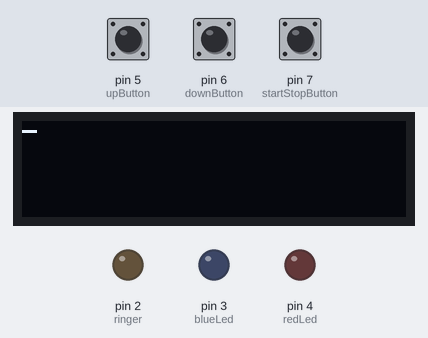
This sketch was run on a simulated Arduino Uno, built with avr-gcc and run on an emulated ATmega328P. Parts: 128×32 one-colour display, output pins drawn as LEDs (lit = HIGH). Inputs (shaded band) come from the test bench; at power-on: pin 5 (upButton) HIGH, pin 7 (startStopButton) HIGH, pin 6 (downButton) HIGH.

Above: at 4.2 s.
4.3 s: pin 5 (upButton) pulled LOW for 3.2 s
At 8.4 s:
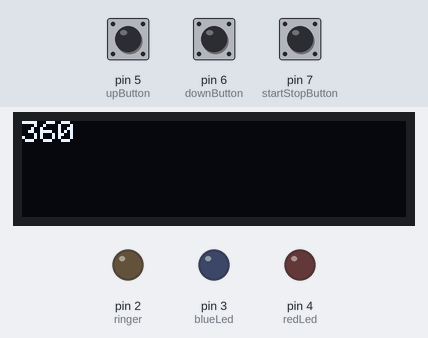
9.0 s: pin 7 (startStopButton) pulled LOW for 0.15 s
At 10.6 s:
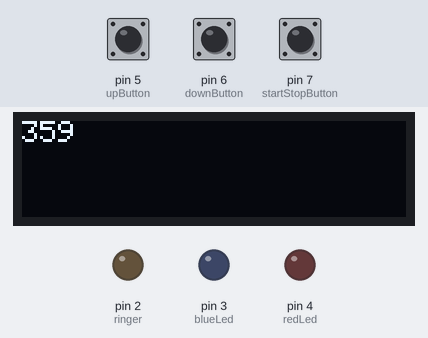
Timing chart, 0 to 12.1 s (numbered marks = the images above; inputs shaded):
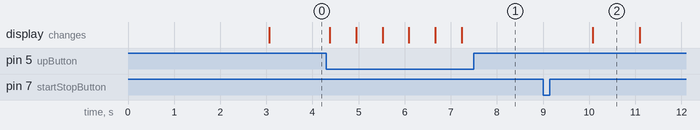

The sketch:

2018-09-KS-Tea-Counter.ino
```cpp
//************************************************************************************
// KS-Tea-Counter
//************************************************************************************
// Set the counter to the time your tea should brew and start it.
// After the set time the blue LED will be turned on. After the waitingTimeOne the
// red LED will be turned on. After the waitingTimeTwo the blue led will be activated.
// Then both leds start to blink first slowly then fast - at the end the ringer is for
// the ringerTime active.
// Automatic counter reset to 0 after ringer has been activated.
//************************************************************************************
// Configuration variables
//************************************************************************************
// The time after which the red led is turned on
int waitingTimeOne = 3000;

// The time after which the blinker will be activated
int waitingTimeTwo = 4000;

// Time the ringer will be acitve
int ringerTime = 500;

//************************************************************************************
// LIBRARIES, DEFINES, INITIALIZATIONS
//************************************************************************************
// Library for OLED-Display
#include <Wire.h>
#include "SSD1306Ascii.h"
#include "SSD1306AsciiWire.h"
// I2C - Address of OLED Display
#define I2C_ADDRESS 0x3C
// Create oled
SSD1306AsciiWire oled;

//************************************************************************************
// Global variables
//************************************************************************************
// After this time the LED's/Ringer get activated
int secondsToGo = 0;

// Check if countdown started
boolean countDownStarted = false;

//************************************************************************************
// Inputs and ouputs
//************************************************************************************
// Output definitions
int ringer = 2;
int blueLed = 3;
int redLed = 4;

// Input definitions
int upButton = 5; // (increase)
int downButton = 6; // (decrease)
int startStopButton = 7; // (start-reset)

//************************************************************************************
// General setup
//************************************************************************************
void setup()
{
  // Give the OLED a little bit of time
  delay(3000);
  //**********************************************************************************
  // OLED Display
  //**********************************************************************************
  Wire.begin();
  Wire.setClock(400000L);
  oled.begin(&Adafruit128x32, I2C_ADDRESS); // no reset pin
  oled.setFont(Adafruit5x7);
  oled.clear();
  writeOledDisplay("-");

  //**********************************************************************************
  // DEFINE PIN TYPES
  //**********************************************************************************
  // define the output pins
  pinMode(ringer, OUTPUT);
  pinMode(blueLed, OUTPUT);
  pinMode(redLed, OUTPUT);

  // define the input pins
  pinMode(upButton, INPUT);
  pinMode(downButton, INPUT);
  pinMode(startStopButton, INPUT);

  //**********************************************************************************
  // INITIALIZE PINS
  //**********************************************************************************
  // initialize the output pins
  digitalWrite(ringer, LOW);
  digitalWrite(blueLed, LOW);
  digitalWrite(redLed, LOW);

  // activate pull-up Resistors for switches
  digitalWrite(upButton, HIGH);
  digitalWrite(downButton, HIGH);
  digitalWrite(startStopButton, HIGH);
}
//************************************************************************************
// Main program loop
//************************************************************************************
void loop()
{
  //**********************************************************************************
  // Up button
  //**********************************************************************************
  if (digitalRead(upButton) == LOW)
  {
    // avoid bouncing
    delay(50);
    if (digitalRead(upButton) == LOW)
    {
      secondsToGo = secondsToGo + 60;
      writeOledDisplay(String(secondsToGo));
      delay(500);
    }
  }
  //**********************************************************************************
  // Down button
  //**********************************************************************************
  if (digitalRead(downButton) == LOW)
  {
    // avoid bouncing
    delay(50);
    if (digitalRead(downButton) == LOW)
    {
      secondsToGo = secondsToGo - 60;
      writeOledDisplay(String(secondsToGo));
      delay(500);
    }
  }
  //**********************************************************************************
  // Start button
  //**********************************************************************************
  if (digitalRead(startStopButton) == LOW)
  {
    // avoid bouncing
    delay(50);
    if (digitalRead(startStopButton) == LOW)
    {
      countDownStarted = true;
      for (int x = (secondsToGo-1); x > -1; x--)
      {
        delay(1000);
        writeOledDisplay(String(x));
      }
      digitalWrite(blueLed, HIGH);
      delay(waitingTimeOne);
      digitalWrite(redLed, HIGH);
      delay(waitingTimeTwo);
      for (int y=0; y<7; y++)
      {
       // Slow blinking
       digitalWrite(blueLed, LOW);
       digitalWrite(redLed, HIGH);
       delay(300);
       digitalWrite(blueLed, HIGH);
       digitalWrite(redLed, LOW);
       delay(300);
      }
      for (int y=0; y<100; y++)
      {
       // Fast blinking
       digitalWrite(blueLed, LOW);
       digitalWrite(redLed, HIGH);
       delay(30);
       digitalWrite(blueLed, HIGH);
       digitalWrite(redLed, LOW);
       delay(30);
      }
      // ringer
      tone(ringer,200);
      delay(ringerTime);
      noTone(ringer);
      digitalWrite(blueLed, LOW);
      digitalWrite(redLed, LOW);
      secondsToGo = 0;
      writeOledDisplay(String(secondsToGo));
    }
  }
}

void writeOledDisplay(String lineOne)
{
  // Actualize the Panel
  oled.clear();
  oled.println(lineOne);
}

//************************************************************************************
```

Measured:
- after the input at 4.3 s, the display: first changes after 0.07 s (image 1 shows a later state)
- after the input at 9.0 s, the display: changes after 1.1 s (image 2)
- what the display in image 2 shows lasts 1.0 s, from 10.1 s to 11.1 s
